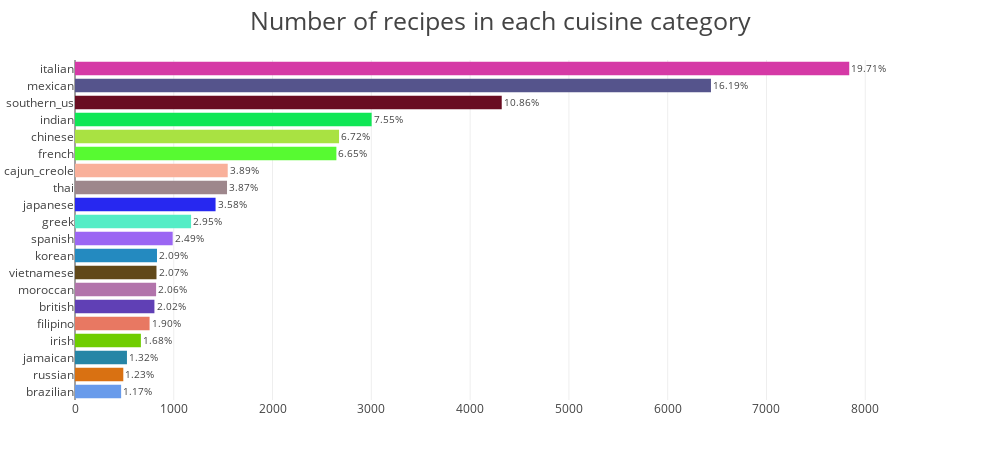

Notebook source saved alongside this figure:
### Markdown cell above
## Percentage of each cuisine

### Code cell
#  Label distribution in percents
labelpercents = []
for i in train_data.cuisine.value_counts():
    percent = (i/sum(train_data.cuisine.value_counts()))*100
    percent = "%.2f" % percent
    percent = str(percent + '%')
    labelpercents.append(percent)
    
trace = go.Bar(
            x=train_data.cuisine.value_counts().values[::-1],
            y= [i for i in train_data.cuisine.value_counts().index][::-1],
            text =labelpercents[::-1],  textposition = 'outside', 
            orientation = 'h',marker = dict(color = random_colours(20)))
layout = go.Layout(title='Number of recipes in each cuisine category',
                   titlefont = dict(size = 25),
                   width=1000, height=450, 
                   plot_bgcolor = 'rgba(0,0,0,0)',
                   paper_bgcolor = 'rgba(255, 255, 255, 0.88)',
                   margin=dict(l=75,r=110,b=50,t=60),
                   )
data = [trace]
fig = dict(data=data, layout=layout)
iplot(fig, filename='horizontal-bar')

### Figure 1 — Plotly figure (JSON) as saved in the notebook; plotly's stock layout.template omitted (floating-point values rounded to 4 significant figures)
{"data": [{"marker": {"color": ["#689BEB", "#D97112", "#2685A6", "#6FCD00", "#E87862", "#6040B5", "#B274AB", "#614819", "#248AC0", "#9B66F3", "#54EDC6", "#2728F0", "#9E878C", "#F9B09A", "#57FA31", "#A9E242", "#0FE755", "#690D22", "#55548C", "#D539A6"]}, "orientation": "h", "text": ["1.17%", "1.23%", "1.32%", "1.68%", "1.90%", "2.02%", "2.06%", "2.07%", "2.09%", "2.49%", "2.95%", "3.58%", "3.87%", "3.89%", "6.65%", "6.72%", "7.55%", "10.86%", "16.19%", "19.71%"], "textposition": "outside", "type": "bar", "uid": "26ae9d39-44a6-4c90-9367-0e18bb2c905c", "x": [467, 489, 526, 667, 755, 804, 821, 825, 830, 989, 1175, 1423, 1539, 1546, 2646, 2673, 3003, 4320, 6438, 7838], "y": ["brazilian", "russian", "jamaican", "irish", "filipino", "british", "moroccan", "vietnamese", "korean", "spanish", "greek", "japanese", "thai", "cajun_creole", "french", "chinese", "indian", "southern_us", "mexican", "italian"]}], "layout": {"height": 450, "margin": {"b": 50, "l": 75, "r": 110, "t": 60}, "paper_bgcolor": "rgba(255, 255, 255, 0.88)", "plot_bgcolor": "rgba(0,0,0,0)", "title": "Number of recipes in each cuisine category", "titlefont": {"size": 25}, "width": 1000}}
